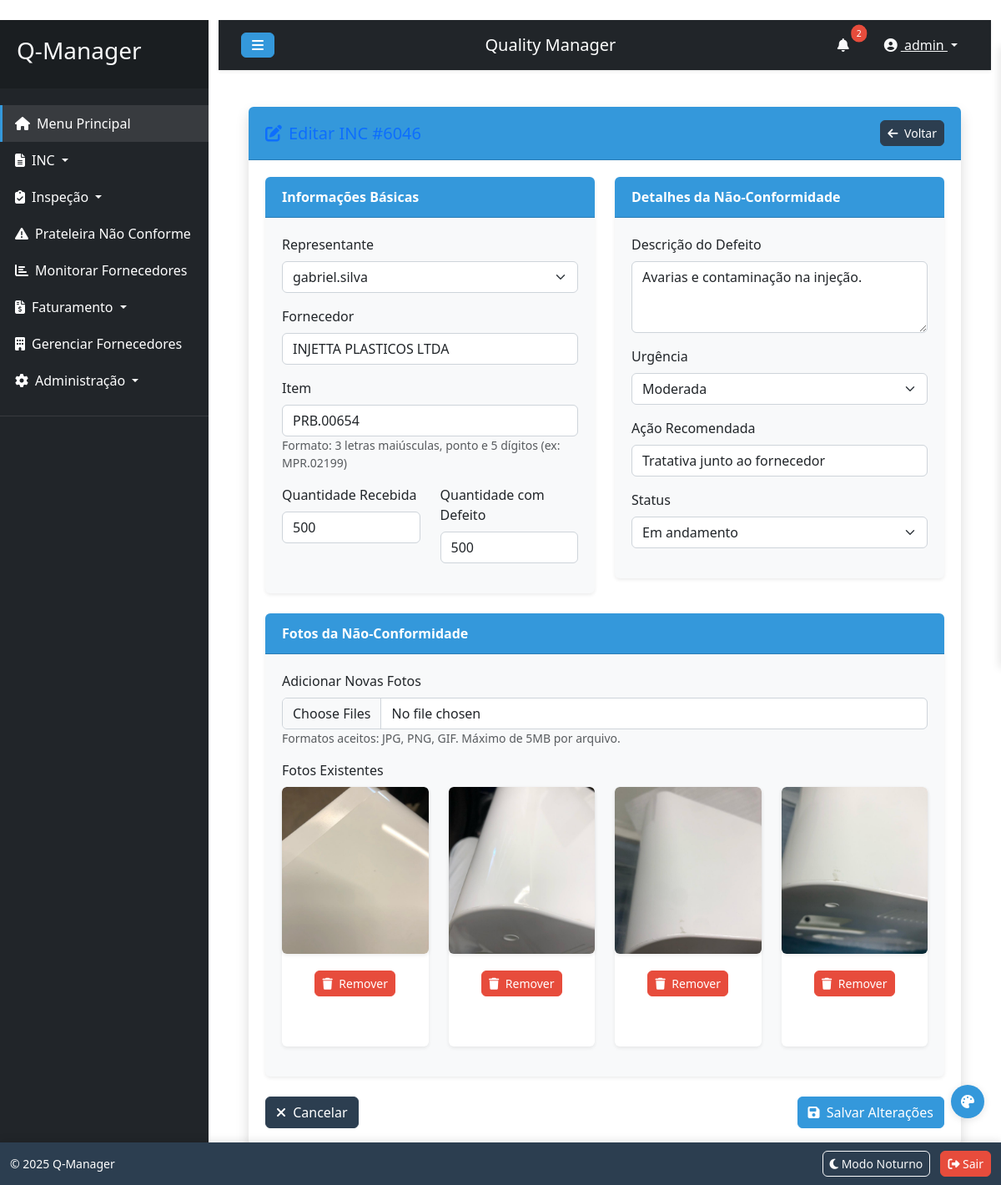
/inc/editar_inc/4 (signed in), run on the app's committed database.
### models.py (models this page shows, shortened)
class User(UserMixin, db.Model):
    id = db.Column(db.Integer, primary_key=True)
    username = db.Column(db.String(80), unique=True, nullable=False)
    password = db.Column(db.String(256), nullable=False)
    email = db.Column(db.String(120), unique=True, nullable=True)  # Novo campo para email
    is_admin = db.Column(db.Boolean, default=False)
    is_representante = db.Column(db.Boolean, default=False)  # Novo campo para marcar se é representante
    permissions = db.Column(db.Text, default='{}')  # JSON para armazenar permissões
    created_at = db.Column(db.DateTime, default=datetime.utcnow)
    last_login = db.Column(db.DateTime, nullable=True)

class INC(db.Model):
    id = db.Column(db.Integer, primary_key=True)
    nf = db.Column(db.Integer, nullable=False)
    data = db.Column(db.String(20), nullable=False)
    representante_id = db.Column(db.Integer, db.ForeignKey('user.id'), nullable=False)
    representante_nome = db.Column(db.String(100), nullable=False)
    fornecedor = db.Column(db.String(200), nullable=False)
    item = db.Column(db.String(50), nullable=False)
    quantidade_recebida = db.Column(db.Integer, nullable=False)
    quantidade_com_defeito = db.Column(db.Integer, nullable=False)
    descricao_defeito = db.Column(db.Text)
    urgencia = db.Column(db.String(20), nullable=False)
    acao_recomendada = db.Column(db.Text)
    fotos = db.Column(db.Text)  # JSON string of photo paths
    oc = db.Column(db.Integer, nullable=False, unique=True)
    status = db.Column(db.String(20), nullable=False, default='Em andamento')
    concessao_data = db.Column(db.Text, nullable=True)  # Armazenará JSON string

### inc_routes.py (the view, shortened to what this page needs)
@inc_bp.route('/editar_inc/<int:inc_id>', methods=['GET', 'POST'])
@login_required
def editar_inc(inc_id):
    if not current_user.is_admin and not current_user.has_permission('cadastro_inc'):
        flash('Você não tem permissão para acessar esta página.', 'danger')
        return redirect(url_for('main_menu'))
    inc = INC.query.get_or_404(inc_id)
    representantes = User.query.filter_by(is_representante=True).all()
    fotos = json.loads(inc.fotos) if inc.fotos else []
    return render_template('editar_inc.html', inc=inc, representantes=representantes, fotos=fotos)

### templates/editar_inc.html (shortened to what this page needs)
﻿{% extends "base.html" %}
{% block content %}
<div class="container-fluid">
    <div class="card shadow mb-4">
        <div class="card-header py-3 d-flex justify-content-between align-items-center">
            <h5 class="m-0 font-weight-bold text-primary">
                <i class="fas fa-edit me-2"></i>Editar INC #{{ inc.nf }}
            </h5>
            <div>
                <a href="{{ url_for('inc.visualizar_incs') }}" class="btn btn-sm btn-secondary">
                    <i class="fas fa-arrow-left me-1"></i> Voltar
                </a>
            </div>
        </div>
        <div class="card-body">
            <form method="POST" action="{{ url_for('inc.editar_inc', inc_id=inc.id) }}" enctype="multipart/form-data" id="mainForm">
                <div class="row">
                    <div class="col-md-6">
                        <div class="card bg-light mb-4">
                            <div class="card-header">
                                Informações Básicas
                            </div>
                            <div class="card-body">
                                <div class="mb-3">
                                    <label for="representante" class="form-label">Representante</label>
                                    <select class="form-select" id="representante" name="representante" required>
                                        {% for rep in representantes %}
                                        <option value="{{ rep.id }}" {% if rep.id == inc.representante_id %}selected{% endif %}>{{ rep.username }}</option>
                                        {% endfor %}
                                    </select>
                                </div>
                                <div class="mb-3">
                                    <label for="fornecedor" class="form-label">Fornecedor</label>
                                    <input type="text" class="form-control" id="fornecedor" name="fornecedor" value="{{ inc.fornecedor }}" required>
                                </div>
                                <div class="mb-3">
                                    <label for="item" class="form-label">Item</label>
                                    <input type="text" class="form-control" id="item" name="item" value="{{ inc.item }}" required>
                                    <small class="form-text text-muted">Formato: 3 letras maiúsculas, ponto e 5 dígitos (ex: MPR.02199)</small>
                                </div>
                                <div class="row">
                                    <div class="col-md-6 mb-3">
                                        <label for="quantidade_recebida" class="form-label">Quantidade Recebida</label>
                                        <input type="number" class="form-control" id="quantidade_recebida" name="quantidade_recebida" value="{{ inc.quantidade_recebida }}" required>
                                    </div>
                                    <div class="col-md-6 mb-3">
                                        <label for="quantidade_com_defeito" class="form-label">Quantidade com Defeito</label>
                                        <input type="number" class="form-control" id="quantidade_com_defeito" name="quantidade_com_defeito" value="{{ inc.quantidade_com_defeito }}" required>
                                    </div>
                                </div>
                            </div>
                        </div>
                    </div>
                    <div class="col-md-6">
                        <div class="card bg-light mb-4">
                            <div class="card-header">
                                Detalhes da Não-Conformidade
                            </div>
                            <div class="card-body">
                                <div class="mb-3">
                                    <label for="descricao_defeito" class="form-label">Descrição do Defeito</label>
                                    <textarea class="form-control" id="descricao_defeito" name="descricao_defeito" rows="3">{{ inc.descricao_defeito }}</textarea>
                                </div>
                                <div class="mb-3">
                                    <label for="urgencia" class="form-label">Urgência</label>
                                    <select class="form-select" id="urgencia" name="urgencia" required>
                                        <option value="Moderada" {% if inc.urgencia == "Moderada" %}selected{% endif %}>Moderada</option>
                                    </select>
                                </div>
                                <div class="mb-3">
                                    <label for="acao_recomendada" class="form-label">Ação Recomendada</label>
                                    <input type="text" class="form-control" id="acao_recomendada" name="acao_recomendada" value="{{ inc.acao_recomendada }}">
                                </div>
                                <div class="mb-3">
                                    <label for="status" class="form-label">Status</label>
                                    <select class="form-select" id="status" name="status" required>
                                        <option value="Em andamento" {% if inc.status == "Em andamento" %}selected{% endif %}>Em andamento</option>
                                    </select>
                                </div>
                            </div>
                        </div>
                    </div>
                </div>
                <div class="card bg-light mb-4">
                    <div class="card-header">
                        Fotos da Não-Conformidade
                    </div>
                    <div class="card-body">
                        <div class="mb-3">
                            <label for="fotos" class="form-label">Adicionar Novas Fotos</label>
                            <input type="file" class="form-control" id="fotos" name="fotos" multiple accept="image/*">
                            <small class="form-text text-muted">Formatos aceitos: JPG, PNG, GIF. Máximo de 5MB por arquivo.</small>
                        </div>
                        {% if fotos %}
                        <label class="form-label">Fotos Existentes</label>
                        <div class="row">
                            {% for foto in fotos %}
                            <div class="col-md-3 col-sm-6 mb-3">
                                <div class="card h-100">
                                    <div class="image-container">
                                        <img src="{{ url_for('static', filename=foto) }}" class="card-img-top" alt="Foto">
                                    </div>
                                    <div class="card-body text-center">
                                        <form action="{{ url_for('inc.remover_foto_inc', inc_id=inc.id, foto=foto) }}" method="POST">
                                            <button type="submit" class="btn btn-danger btn-sm" onclick="return confirm('Tem certeza que deseja remover esta foto?')">
                                                <i class="fas fa-trash me-1"></i> Remover
                                            </button>
                                        </form>
                                    </div>
                                </div>
                            </div>
                            {% endfor %}
                        </div>
                        {% else %}
                        <p class="text-muted">Nenhuma foto cadastrada.</p>
                        {% endif %}
                    </div>
                </div>
                <div class="d-flex justify-content-between">
                    <a href="{{ url_for('inc.visualizar_incs') }}" class="btn btn-secondary">
                        <i class="fas fa-times me-1"></i> Cancelar
                    </a>
                    <button type="button" class="btn btn-primary" id="normalSubmitBtn" onclick="validateAndSubmit()">
                        <i class="fas fa-save me-1"></i> Salvar Alterações
                    </button>
                </div>
            </form>
        </div>
    </div>
</div>
{% endblock %}

### templates/base.html (shortened to what this page needs)
﻿<!DOCTYPE html>
<html lang="pt-br">
<head>
    <link href="https://cdn.jsdelivr.net/npm/bootstrap@5.3.0/dist/css/bootstrap.min.css" rel="stylesheet">
    <link rel="stylesheet" href="https://cdnjs.cloudflare.com/ajax/libs/font-awesome/6.4.0/css/all.min.css">
    <link rel="stylesheet" href="{{ url_for('static', filename='css/style.css') }}">
</head>
<body>
    <div class="wrapper">
        {% if current_user.is_authenticated %}
        <nav id="sidebar" class="bg-dark">
            <div class="sidebar-header">
                <h3 class="text-light">Q-Manager</h3>
            </div>
            <ul class="list-unstyled components">
                <li class="active">
                    <a href="{{ url_for('main_menu') }}"><i class="fas fa-home me-2"></i>Menu Principal</a>
                </li>
                <li>
                    <a href="#incSubmenu" data-bs-toggle="collapse" aria-expanded="false" class="dropdown-toggle">
                        <i class="fas fa-file-alt me-2"></i>INC
                    </a>
                </li>
                {% if current_user.is_admin or current_user.has_permission('rotina_inspecao') %}
                <li>
                    <a href="#inspecaoSubmenu" data-bs-toggle="collapse" aria-expanded="false" class="dropdown-toggle">
                        <i class="fas fa-clipboard-check me-2"></i>Inspeção
                    </a>
                </li>
                {% endif %}
                {% if current_user.is_admin or current_user.has_permission('prateleira') %}
                <li>
                    <a href="{{ url_for('prateleira.listar_prateleira_nao_conforme') }}">
                        <i class="fas fa-exclamation-triangle me-2"></i>Prateleira Não Conforme
                    </a>
                </li>
                {% endif %}
                {% if current_user.is_admin or current_user.has_permission('fornecedores') %}
                <li>
                    <a href="{{ url_for('inc.monitorar_fornecedores') }}">
                        <i class="fas fa-chart-bar me-2"></i>Monitorar Fornecedores
                    </a>
                </li>
                {% endif %}
                {% if current_user.is_admin or current_user.has_permission('faturamento') %}
                <li>
                    <a href="#faturamentoSubmenu" data-bs-toggle="collapse" aria-expanded="false" class="dropdown-toggle">
                        <i class="fas fa-file-invoice-dollar me-2"></i>Faturamento
                    </a>
                </li>
                {% endif %}
                <li>
                    <a href="{{ url_for('fornecedor.gerenciar_fornecedores') }}">
                        <i class="fas fa-building me-2"></i>Gerenciar Fornecedores
                    </a>
                </li>
                {% if current_user.is_admin %}
                <li>
                    <a href="#adminSubmenu" data-bs-toggle="collapse" aria-expanded="false" class="dropdown-toggle">
                        <i class="fas fa-cog me-2"></i>Administração
                    </a>
                </li>
                {% endif %}
            </ul>
        </nav>
        {% endif %}
        <div id="content" class="container-fluid">
            {% if current_user.is_authenticated %}
            <nav class="navbar navbar-expand-lg navbar-dark bg-dark">
                <div class="container-fluid">
                    <button type="button" id="sidebarCollapse" class="btn btn-info">
                        <i class="fas fa-bars"></i>
                    </button>
                    <span class="navbar-brand ms-3">Quality Manager</span>
                    <div class="d-flex align-items-center">
                        <div class="notification-bell me-3">
                            <button class="btn btn-link position-relative" id="notificationButton">
                                <i class="fas fa-bell text-light"></i>
                                <span class="notification-badge position-absolute top-0 start-100 translate-middle badge rounded-pill bg-danger" style="display:none;">
                                </span>
                            </button>
                        </div>
                        <div class="dropdown">
                            <button class="btn btn-link dropdown-toggle text-light" type="button" id="userDropdown" data-bs-toggle="dropdown" aria-expanded="false">
                                <i class="fas fa-user-circle me-1"></i> {{ current_user.username }}
                            </button>
                        </div>
                    </div>
                </div>
            </nav>
            {% endif %}
            <div class="content-body p-4">
                {% block content %}{% endblock %}
            </div>
        </div>
    </div>
    <div class="theme-selector">
        <button class="theme-toggle" id="theme-toggle">
            <i class="fas fa-palette"></i>
        </button>
    </div>
    {% if current_user.is_authenticated %}
    <footer class="footer">
        <div class="container-fluid">
            <div class="row">
                <div class="col-12 d-flex justify-content-between align-items-center">
                    <div class="footer-copyright text-white">
                        <small>&copy; 2025 Q-Manager</small>
                    </div>
                    <div>
                        <button id="toggleNightMode" class="btn btn-sm btn-outline-light me-2">
                            <i class="fas fa-moon"></i> Modo Noturno
                        </button>
                        <a href="{{ url_for('auth.logout') }}" class="btn btn-sm btn-danger">
                            <i class="fas fa-sign-out-alt"></i> Sair
                        </a>
                    </div>
                </div>
            </div>
        </div>
    </footer>
    {% endif %}
    <div id="toast-container" class="position-fixed bottom-0 end-0 p-3" style="z-index: 1100;"></div>
</body>
</html>

### data on the page
User: username "admin"
INC: nf "6046", representante "gabriel.silva", fornecedor "INJETTA PLASTICOS LTDA", item "PRB.00654", quantidade_recebida "500", quantidade_com_defeito "500", descricao_defeito "Avarias e contaminação na injeção.", urgencia "Moderada", acao_recomendada "Tratativa junto ao fornecedor", status "Em andamento"
